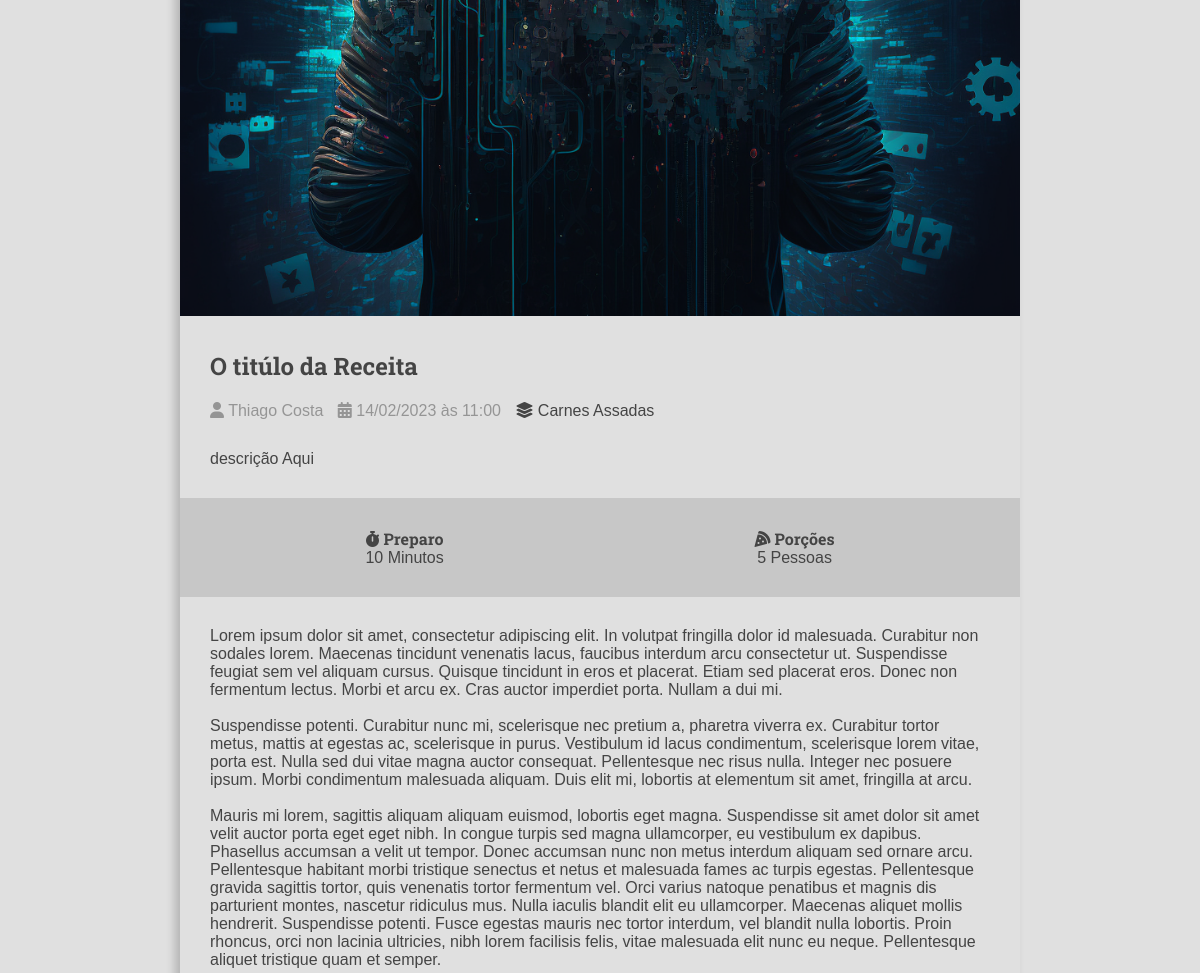
Page /recipes/1/ (middle part) on the earlier database version.
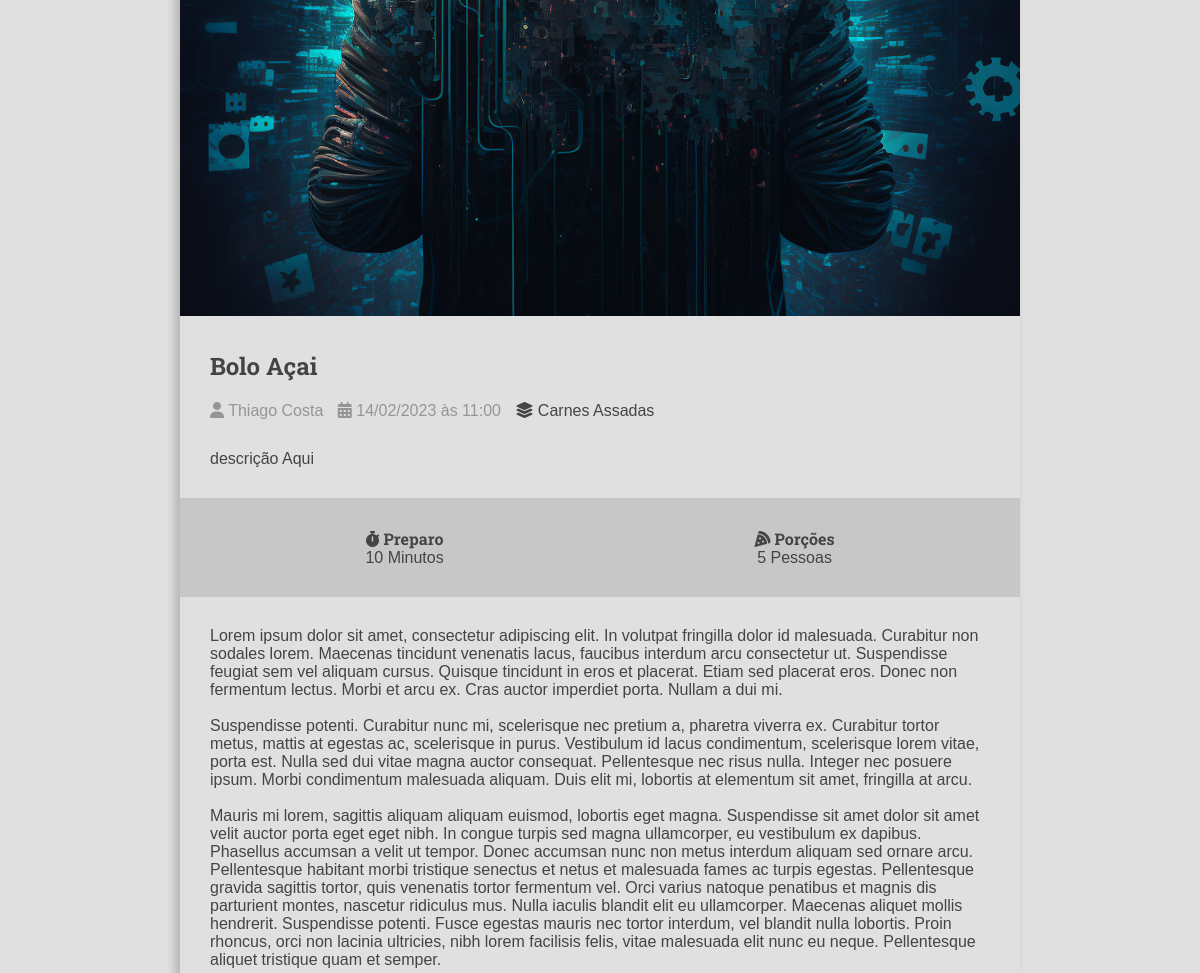
Same page on the later database version.
### recipes/models.py (models this page shows, shortened)
class Recipe(models.Model):
    title = models.CharField(max_length=65)
    description = models.CharField(max_length=165)
    slug = models.SlugField(unique=True)
    preparation_time = models.IntegerField()
    preparation_time_unit = models.CharField(max_length=65)
    servings = models.IntegerField()
    servings_unit = models.CharField(max_length=65)
    preparation_steps = models.TextField()
    preparation_steps_is_html = models.BooleanField(default=False)
    created_at = models.DateTimeField(auto_now_add=True)
    update_at = models.DateTimeField(auto_now=True)
    is_published = models.BooleanField(default=False)
    cover = models.ImageField(
        upload_to='recipes/covers/%Y/%m/%d/', blank=True, default='')
    category = models.ForeignKey(
        Category, on_delete=models.SET_NULL, null=True, blank=True, default=None)
    author = models.ForeignKey(User, on_delete=models.SET_NULL, null=True)

class Category(models.Model):
    name = models.CharField(max_length=65)

### recipes/views.py (the view)
# urls.py: path('recipes/<int:id>/', views.recipe, name="recipe"),
def recipe(request, id):
    recipe = get_object_or_404(Recipe, pk=id, is_published=True,)
    return render(request, 'recipes/pages/recipe-view.html', context={
        'recipe': recipe,
        'is_detail_page': True,
    })

### recipes/templates/recipes/pages/recipe-view.html (shortened to what this page needs)
{% extends 'global/base.html' %}
{% block content %}
<div class="main-content container main-content-detail">
    {% include 'recipes/partials/recipes.html' %}
</div>
{% endblock content %}

### base_templates/global/base.html (shortened to what this page needs)
<!DOCTYPE html>
<html lang="pt-Br">
<head>
    {% include 'recipes/partials/head.html' %}
</head>
<body>
    <main class="main-content-container">
        {% block content %}{% endblock content %}
    </main>
</body>
</html>

### recipes/templates/recipes/partials/head.html (shortened to what this page needs)
{% load static %}
<link rel="stylesheet" href="https://cdnjs.cloudflare.com/ajax/libs/font-awesome/6.2.1/css/fontawesome.min.css"
 />
<link rel="stylesheet" href="https://cdnjs.cloudflare.com/ajax/libs/font-awesome/6.2.1/css/solid.min.css"
 />
<link rel="stylesheet" href="https://cdnjs.cloudflare.com/ajax/libs/font-awesome/6.2.1/css/brands.min.css"
 />
<link rel="stylesheet" href="{% static 'recipes/css/styles.css' %}">

### recipes/templates/recipes/partials/recipes.html (shortened to what this page needs)
<div class="recipe recipe-list-item">
    {% if recipe.cover %}
        <div class="recipe-cover">
            <a href="{% url 'recipes:recipe' recipe.id %}">
            <img src="{{ recipe.cover.url }}" alt="temporário">
            </a>
        </div>
    {% endif %}
    <div class="recipe-title-container">
        <h2><a href="{% url 'recipes:recipe' recipe.id %}">{{ recipe.title }}</a></h2>
    </div>
    <div class="recipe-author">
        <span class="recipe-author-item">
            <i class="fas fa-user"></i>
            {% if recipe.author is not None %}
                {% if recipe.author.first_name %}
                    {{ recipe.author.first_name }} {{ recipe.author.last_name }}
                {% else %}
                    {{ recipe.author.username }}
                {% endif %}
            {% else %}
                Anônimo
            {% endif %}
        </span>
        <span class="recipe-author-item">
            <i class="fas fa-calendar-alt"></i>
            {{ recipe.created_at|date:"d/m/Y" }} às {{ recipe.created_at|date:"H:i" }}
        </span>
        {% if recipe.category is not None %}
            <span class="recipe-author-item">
                <a href="{% url 'recipes:category' recipe.category.id %}">
                    <i class="fas fa-layer-group"></i>
                    <span>{{ recipe.category.name }}</span>
                </a>
            </span>
        {% endif %}
    </div>
    <div class="recipe-content">
        <p>{{ recipe.description }}</p>
    </div>
    <div class="recipe-meta-container">
        <div class="recipe-meta recipe-preparation">
            <h3 class="recipe-meta-title"><i class="fas fa-stopwatch"></i> Preparo</h3>
            <div class="recipe-meta-text">
                {{ recipe.preparation_time }} {{ recipe.preparation_time_unit }}
            </div>
        </div>
        <div class="recipe-meta recipe-servings">
            <h3 class="recipe-meta-title"><i class="fas fa-pizza-slice"></i> Porções</h3>
            <div class="recipe-meta-text">
                {{ recipe.servings }} {{ recipe.servings_unit }}
            </div>
        </div>
    </div>
    {% if is_detail_page is True %}
        <div class="preparation-steps">
            {% if recipe.preparation_steps_is_html is True %}
                {{ recipe.preparation_steps|safe }}
            {% else %}
                {{ recipe.preparation_steps|linebreaksbr }}
            {% endif %}
        </div>
    {% endif %}
</div>

### recipes/static/recipes/css/styles.css (style rules this page uses)
:root { --color-primary: #269fe6; --color-primary-hover: #2086c2; --color-primary-dark: #13141f; --color-primary-dark-hover: #212336; --color-primary-light: #d4ecfa; --color-primary-light-hover: #bdd8e7; --color-white: #fff; --color-black: #000; --color-dark-text: #444; --color-info-light: #cce5ff; --color-debug-light: #cce5ff; --color-success-light: #d4edda; --color-alert-light: #fff3cd; --color-warning-light: #fff3cd; --color-error-light: #f8d7da; --color-info-dark: #4d86c4; --color-debug-dark: #4d86c4; --color-success-dark: #4a9c5d; --color-alert-dark: #927f40; --color-warning-dark: #927f40; --color-error-dark: #da525d; --color-gray-0: #f9f9f9; --color-gray-1: #e0e0e0; --color-gray-2: #c7c7c7; --color-gray-3: #aeaeae; --color-gray-4: #959595; --color-gray-5: #7d7d7d; --color-gray-6: #646464; --color-gray-7: #4b4b4b; --color-gray-8: #323232; --color-gray-9: #191919; --font-primary: sans-serif; --font-headings: 'Roboto Slab', serif; --spacing-gutter-small: 2rem; --spacing-gutter-medium: 3rem; --spacing-gutter-large: 4rem; }
* { padding: 0; margin: 0; box-sizing: border-box; }
html { font-size: 62.5%; }
body { font-size: 1.6rem; font-family: var(--font-primary); background: var(--color-gray-1); color: var(--color-dark-text); }
h1, h2, h3, h4, h5, h6 { font-family: var(--font-headings); }
.container { max-width: 144rem; margin: 0 auto; padding: var(--spacing-gutter-medium); }
.main-content { padding-top: 0; }
.recipe-list-item { max-width: 64rem; height: fit-content; }
.recipe { box-shadow: -5px 5px 10px rgba(0, 0, 0, .2); transition: all 300ms ease-in-out; transform: scale(1); border-radius: .5rem; overflow: hidden; }
.recipe img { max-width: 100%; }
.recipe-title-container { padding: var(--spacing-gutter-medium); padding-bottom: 2rem; }
.recipe-title-container a { text-decoration: none; color: var(--color-dark-text); }
.recipe-author { padding: 0 var(--spacing-gutter-medium); }
.recipe-author-item { color: var(--color-gray-4); margin-right: 1rem; }
.recipe-content { padding: var(--spacing-gutter-medium); padding-top: rem; }
.recipe-author a { color: var(--color-dark-text); text-decoration: none; transition: all 300ms ease-in-out; }
.recipe-meta-container { display: flex; flex-flow: row wrap; padding: var(--spacing-gutter-medium); background: var(--color-gray-2); }
.recipe-meta { display: flex; flex-flow: column nowrap; flex-shrink: 1; flex-grow: 1; text-align: center; }
.recipe-meta-title { font-size: 1.6rem; }
.main-content-detail .recipe-list-item { max-width: 84rem; margin: 0 auto; }
.preparation-steps { padding: var(--spacing-gutter-medium); }

Differences in the rows shown:
changed Recipe "descrição Aqui": title "O titúlo da Receita" → "Bolo Açai"
